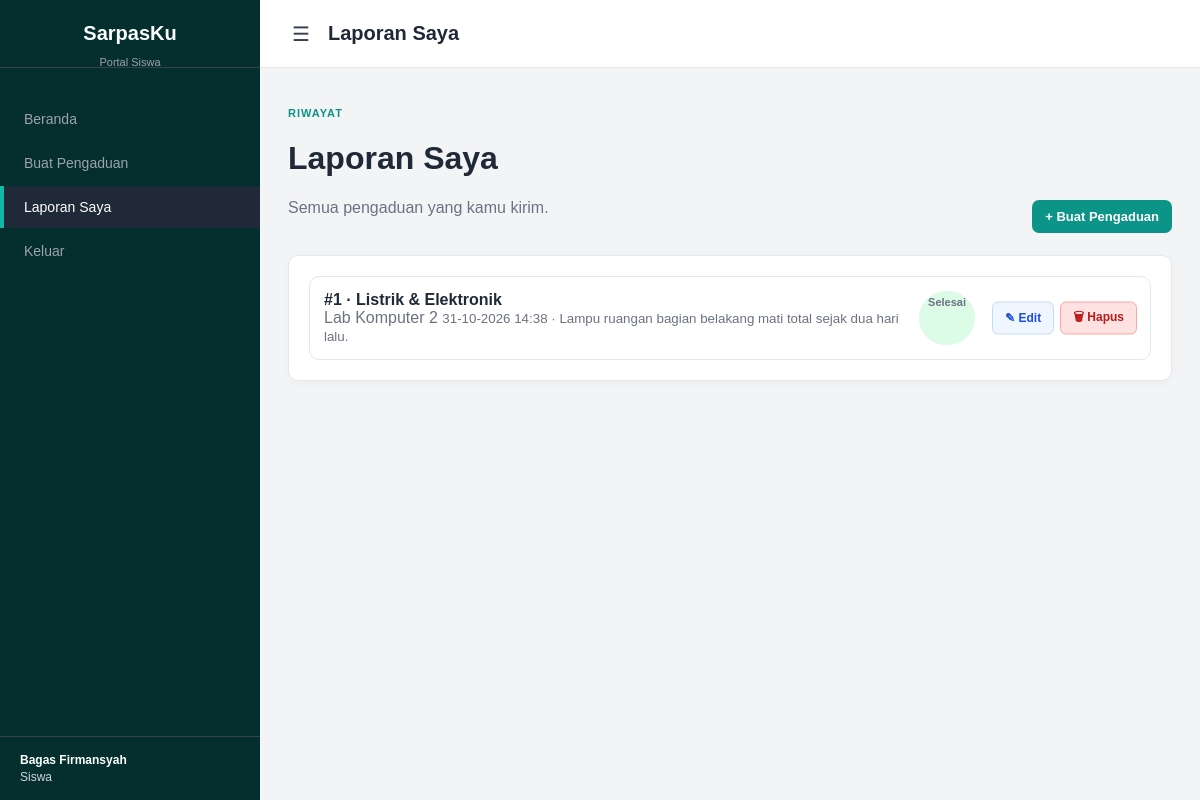
The page /view/user/laporan_saya.php (signed in) on the database its author committed.
### tables this page shows
CREATE TABLE `siswa` (
  `nis` varchar(10) NOT NULL,
  `nama` varchar(50) NOT NULL,
  `kelas` varchar(10) NOT NULL,
  `password` varchar(255) NOT NULL,
  `created_at` timestamp NOT NULL DEFAULT current_timestamp()
);

CREATE TABLE `aspirasi` (
  `id_aspirasi` int(11) NOT NULL,
  `nis` varchar(10) NOT NULL,
  `id_kategori` int(11) NOT NULL,
  `id_admin` int(11) DEFAULT NULL,
  `lokasi` varchar(50) NOT NULL,
  `keterangan` varchar(255) NOT NULL,
  `status` enum('Menunggu','Proses','Selesai') NOT NULL DEFAULT 'Menunggu',
  `feedback` varchar(255) DEFAULT NULL,
  `tanggal` datetime DEFAULT current_timestamp(),
  `updated_at` datetime DEFAULT current_timestamp() ON UPDATE current_timestamp()
);

CREATE TABLE `kategori` (
  `id_kategori` int(11) NOT NULL,
  `nama_kategori` varchar(50) NOT NULL,
  `ket_kategori` varchar(255) NOT NULL
);

### config/database.php (called while the page is built, shortened)
<?php
$server = 'localhost';
$username = 'root';
$pass = '';
$database = 'sarpasku_db';
$conn = mysqli_connect($server, $username, $pass, $database);
mysqli_set_charset($conn, 'utf8mb4');
function e($value) { return htmlspecialchars((string)$value, ENT_QUOTES, 'UTF-8'); }
function current_user() {
    global $conn;
    if ($_SESSION['role'] === 'siswa' && !empty($_SESSION['nis'])) {
        $st=mysqli_prepare($conn,'SELECT nis,nama,kelas FROM siswa WHERE nis=?'); mysqli_stmt_bind_param($st,'s',$_SESSION['nis']); mysqli_stmt_execute($st); $r=mysqli_stmt_get_result($st); $u=mysqli_fetch_assoc($r); mysqli_stmt_close($st); return $u;
    }
    return null;
}

### view/user/laporan_saya.php (the view, shortened to what this page needs)
<?php
require_once __DIR__ . '/../../config/database.php';
$user=current_user();
$st=mysqli_prepare($conn,'SELECT a.id_aspirasi,a.lokasi,a.keterangan,a.status,a.tanggal,k.nama_kategori FROM aspirasi a LEFT JOIN kategori k ON k.id_kategori=a.id_kategori WHERE a.nis=? ORDER BY a.tanggal DESC,a.id_aspirasi DESC'); mysqli_stmt_bind_param($st,'s',$user['nis']); mysqli_stmt_execute($st); $r=mysqli_stmt_get_result($st);
?>
<!doctype html><html lang="id"><head><meta charset="utf-8"><meta name="viewport" content="width=device-width,initial-scale=1">
<link rel="stylesheet" href="../../assets/admin.css">
</head><body>
<aside class="sidebar" id="sidebar">
  <div class="sidebar-header">SarpasKu</div>
  <div class="sidebar-sub">Portal Siswa</div>
  <ul>
    <li><a href="dashboard.php">Beranda</a></li>
    <li><a href="buat_pengaduan.php">Buat Pengaduan</a></li>
    <li><a href="laporan_saya.php" class="active">Laporan Saya</a></li>
    <li><a href="../../logout.php">Keluar</a></li>
  </ul>
  <div class="admin-user"><strong><?=e($user['nama']??'Siswa')?></strong>Siswa</div>
</aside>
<div class="main-content">
<header class="topbar">
  <label for="menuToggle" class="menu-icon">&#9776;</label>
  <h1>Laporan Saya</h1>
</header>
<main class="content-area">
<div class="heading">
  <div>
    <p class="eyebrow">Riwayat</p>
    <h1>Laporan Saya</h1>
    <p class="muted">Semua pengaduan yang kamu kirim.</p>
  </div>
  <a class="btn" href="buat_pengaduan.php">+ Buat Pengaduan</a>
</div>
<section class="panel"><div class="list">
<?php while($a = mysqli_fetch_assoc($r)): ?>
<div class="item-wrap">
  <a class="item has-action"
     href="detail_laporan.php?id=<?=(int)$a['id_aspirasi']?>">
    <div>
      <b>#<?=(int)$a['id_aspirasi']?> &middot; <?=e($a['nama_kategori'])?></b>
      <span><?=e($a['lokasi'])?></span>
      <small><?=e(date('d-m-Y H:i', strtotime($a['tanggal'])))?> &middot; <?=e($a['keterangan'])?></small>
    </div>
    <span class="badge <?=strtolower($a['status'])?>"><?=e($a['status'])?></span>
  </a>
  <div class="item-actions">
    <a class="btn-edit-user"
       href="edit_laporan.php?id=<?=(int)$a['id_aspirasi']?>">
      &#9998; Edit
    </a>
    <button class="btn-hapus-user"
      onclick="konfirmasiHapus(<?=(int)$a['id_aspirasi']?>,'<?=e(addslashes('#'.(int)$a['id_aspirasi'].' · '.$a['nama_kategori']))?>', '<?=e($a['status'])?>')">
      &#128465; Hapus
    </button>
  </div>
</div>
<?php endwhile; mysqli_stmt_close($st); ?>
</div></section>
</main></div>
</body></html>

### assets/admin.css (style rules this page uses)
* { box-sizing:border-box }
body { margin:0;font-family:Arial,sans-serif;background:#f3f4f6;color:#1f2937 }
.sidebar { width:260px;background:#042f2e;color:#fff;height:100vh;position:fixed;left:0;top:0;z-index:1000;display:flex;flex-direction:column;transition:transform .25s ease }
.sidebar-header { padding:22px 20px;font-size:20px;font-weight:700;text-align:center;border-bottom:1px solid #374151 }
.sidebar-sub { font-size:11px;color:#9ca3af;text-align:center;margin-top:-12px;padding-bottom:18px }
.sidebar ul { list-style:none;padding:10px 0;margin:0 }
.sidebar li { margin:2px 0 }
.sidebar a { display:block;padding:13px 20px;color:#9ca3af;text-decoration:none;border-left:4px solid transparent;font-size:14px }
.sidebar a:hover,.sidebar a.active { background:#1f2937;color:#fff;border-left-color:#14b8a6 }
.admin-user { margin-top:auto;padding:16px 20px;border-top:1px solid #374151;font-size:12px;color:#d1d5db }
.admin-user strong { display:block;color:#fff;margin-bottom:3px }
.main-content { margin-left:260px;min-height:100vh;transition:margin-left .25s ease }
.topbar { height:68px;background:#fff;border-bottom:1px solid #e5e7eb;display:flex;align-items:center;gap:14px;padding:0 28px }
.topbar h1 { font-size:20px;margin:0 }
.menu-icon { font-size:20px;line-height:1;color:#374151;cursor:pointer;background:none;border:0;padding:4px }
.content-area { padding:28px;max-width:1400px;margin:auto }
.heading { display:flex;justify-content:space-between;gap:20px;align-items:end;margin-bottom:22px }
.eyebrow { font-size:11px;text-transform:uppercase;letter-spacing:1px;color:#0d9488;font-weight:700 }
.muted { color:#6b7280 }
.card,.panel { background:#fff;border:1px solid #e5e7eb;border-radius:10px;padding:20px;box-shadow:0 2px 8px #00000008 }
.panel { margin-bottom:20px }
.btn { display:inline-block;padding:9px 13px;border-radius:7px;background:#0d9488;color:#fff;text-decoration:none;border:0;font-weight:700;cursor:pointer;font-size:13px }
.badge { display:inline-block;padding:5px 9px;border-radius:999px;font-size:11px;font-weight:700;white-space:nowrap }
.selesai { background:#dcfce7;color:#166534 }
.list { display:grid;gap:10px }
.item { display:flex;justify-content:space-between;gap:15px;padding:14px;border:1px solid #e5e7eb;border-radius:10px;text-decoration:none;color:inherit;background:#fff }
.item b { display:block }
.item small,.item span { color:#6b7280 }

### view/user/laporan_saya.php (style rules this page uses)
.item-wrap { position: relative; }
.item.has-action { padding-right: 175px; }
.item-actions { position: absolute; right: 14px; top: 50%; transform: translateY(-50%); display: flex; gap: 6px; z-index: 2; }
.btn-edit-user { display: inline-flex; align-items: center; gap: 4px; padding: 5px 12px; font-size: 12px; font-weight: 600; background: #eff6ff; color: #1d4ed8; border: 1px solid #bfdbfe; border-radius: 6px; text-decoration: none; white-space: nowrap; transition: background .15s; }
.btn-hapus-user { display: inline-flex; align-items: center; gap: 4px; padding: 5px 12px; font-size: 12px; font-weight: 600; background: #fee2e2; color: #b91c1c; border: 1px solid #fca5a5; border-radius: 6px; cursor: pointer; white-space: nowrap; transition: background .15s; }

### rows shown on the page
siswa: nama "Bagas Firmansyah"
aspirasi: id_aspirasi "1", id_kategori.nama_kategori "Listrik & Elektronik", lokasi "Lab Komputer 2", tanggal "31-10-2026 14:38", keterangan "Lampu ruangan bagian belakang mati total sejak dua hari lalu.", status "Selesai"
